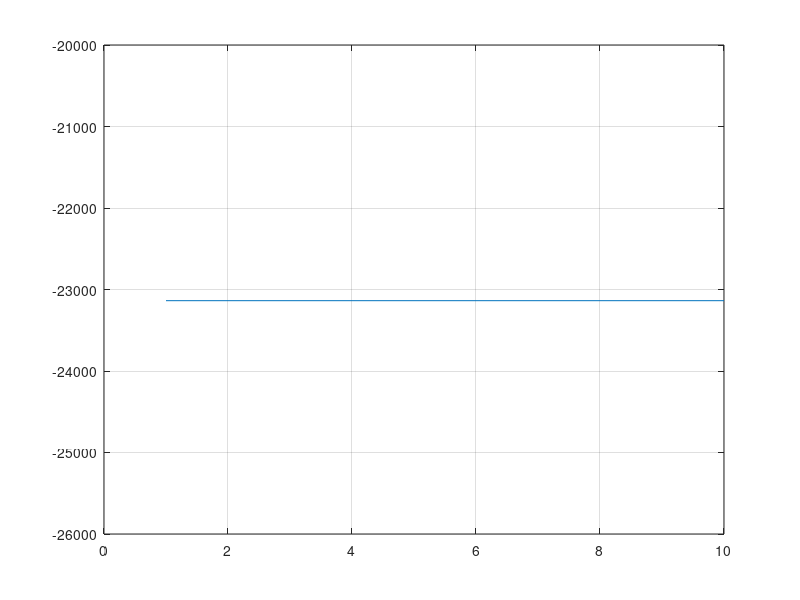

MATLAB code for this plot:
clear;
close;
clc;
PopulationSize=30;
Dimensions = 4;
Xmin = -10;
Xmax = 10;
Vmin = -10;
Vmax = 10;
c1= 2;
c2= 2;
w = 0.5;
MaxIterations = 10;
a4=randi([-10 10],1,1);
a3=randi([-10 10],1,1);
a2=randi([-10 10],1,1);
a0=randi([-10 10],1,1);
a1=randi([-10 10],1,1);
if a2*a0 <0
    a2=abs(a2);
    a0=abs(a0);
end
%while a1 < sqrt(4*a2*a0)
%    a1 = randi([-10 10],1,1);
%end
%a1=round(sqrt(4*a2*a0),0)+ abs(randi([-10 10],1,1));
%..........................initialization..................................
Positions_X  = Xmin+(Xmax-Xmin)*rand(PopulationSize,Dimensions);
Velocities_V = Vmin+(Vmax-Vmin)*rand(PopulationSize,Dimensions);
%-------------We just created random particles having random velocities----
PBestPositions = Positions_X;
%----- Initial P_Best_Positions are the same as the  Positions_X-----------
for Particle=1:PopulationSize
    PBestFitnesses(Particle) = (a4*sum(Positions_X(Particle,:).^4))+(a3*sum(Positions_X(Particle,:).^3))+(a2*sum(Positions_X(Particle,:).^2))+(a1*sum(Positions_X(Particle,:) ))+a0;
    %PBestFitnesses(Particle)
end
[LBestFitness,LBestIndex] = min(PBestFitnesses);
LBestPosition = PBestPositions(LBestIndex,:);
%.....................intialization of population ,pbestfitness,........
%.....................pbestposition, LBestposition.......................
for Iteration = 1:MaxIterations
    tic
    w = 0.9 - 0.8 * Iteration/MaxIterations;
    a4=randi([-10 10],1,1);
    a3=randi([-10 10],1,1);
    a2=randi([-10 10],1,1);
    a0=randi([-10 10],1,1);
    a1=randi([-10 10],1,1);
    if a2*a0 <0
        a2=abs(a2);
        a0=abs(a0);
    end
    %while a1 < sqrt(4*a2*a0)
    %    a1 = randi([-10 10],1,1);
    %end
    %a1=round(sqrt(4*a2*a0),0)+ abs(randi([-10 10],1,1));
    for Particle = 1: PopulationSize
        Intertia              = w * Velocities_V(Particle,:);
        CognitionAcceleration = c1*rand*(-Positions_X(Particle,:)+ PBestPositions(Particle,:));
        SocialAcceleration    = c2*rand*(-Positions_X(Particle,:)+ LBestPosition);
        Velocities_V(Particle,:) = Intertia + CognitionAcceleration + SocialAcceleration;
        CurrentParticleVelocity = Velocities_V(Particle,:);
        %................Velocity Update..........................
        CurrentParticleVelocity(CurrentParticleVelocity > Vmax)=Vmax;
        CurrentParticleVelocity(CurrentParticleVelocity < Vmin)=Vmin;
        Velocities_V(Particle,:)= CurrentParticleVelocity;
        %...................Velocity Clamping......................
        CurrentPosition = Positions_X(Particle,:);
        NewPosition = CurrentPosition + Velocities_V(Particle,:);
        NewPosition(NewPosition > Xmax) = Xmax;
        NewPosition(NewPosition < Xmin) = Xmin;
        %..................Position Clamping....................
        Positions_X(Particle,:) = NewPosition;
        %...................Position Update........................
        Newfitness = sum(NewPosition.^2);
        if Newfitness < PBestFitnesses(Particle)
            PBestFitnesses(Particle) = Newfitness;
            PBestPositions(Particle,:) = NewPosition;
        end
        %.................Update the PBest.................................
        if Newfitness < LBestFitness
            LBestFitness  = Newfitness;
            LBestPosition = NewPosition;
        end  
        %.................Update the LBest.................................
    end
    fprintf('a4: %d a3: %d a2: %d a1: %d a0: %d  Iteration: %d   Bset Fitness: %e ',a4,a3, a2,  a1,  a0,Iteration, LBestFitness);
    g=sprintf('%d ', CurrentPosition);
    fprintf(' Roots X1 X2 X3 X4: %s ',g)
    BestFitness(Iteration) = LBestFitness;
    toc
    end
plot(BestFitness);grid on;
LBestPosition